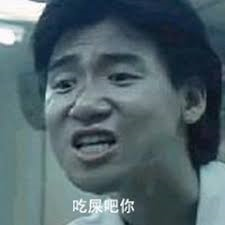
#> input picture Assignment3/shishia.png, 225 x 225 px
$ jupyter execute --allow-errors Denosing.ipynb   (shell and % lines are left out)
#> lines starting #> are read from the running program, lines starting #| are printed output that depends on the picture
# Problem 3

In this part, our mission is to apply Markov Random Fields to denoising a picture and improve the performance of denosing.

First, we need to import several package we need to use during this process.

[cell 1]

import numpy as np
import matplotlib.pyplot as plt
import matplotlib.image as imtool
from scipy.signal import convolve2d as conv2d
import PIL
from PIL import Image

Change picture to gray scale picture and the gray value should be shrink between -1 to 1, which will be easy for process later.

[cell 2]
im = Image.open('shishia.png','r')
#> im is the input picture: PIL image 225x225 RGBA; mean R, G, B, A 81, 100.1, 106.5, 255
imm = im.convert('L')
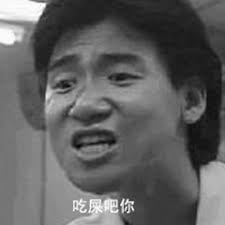
#> imm: PIL image 225x225 L; min 4, max 255, mean 95.1
image = np.array(imm)
image = image.astype(np.uint8)
plt.imshow(image, cmap = 'gray')
image = image / 255 * 2 - 1
